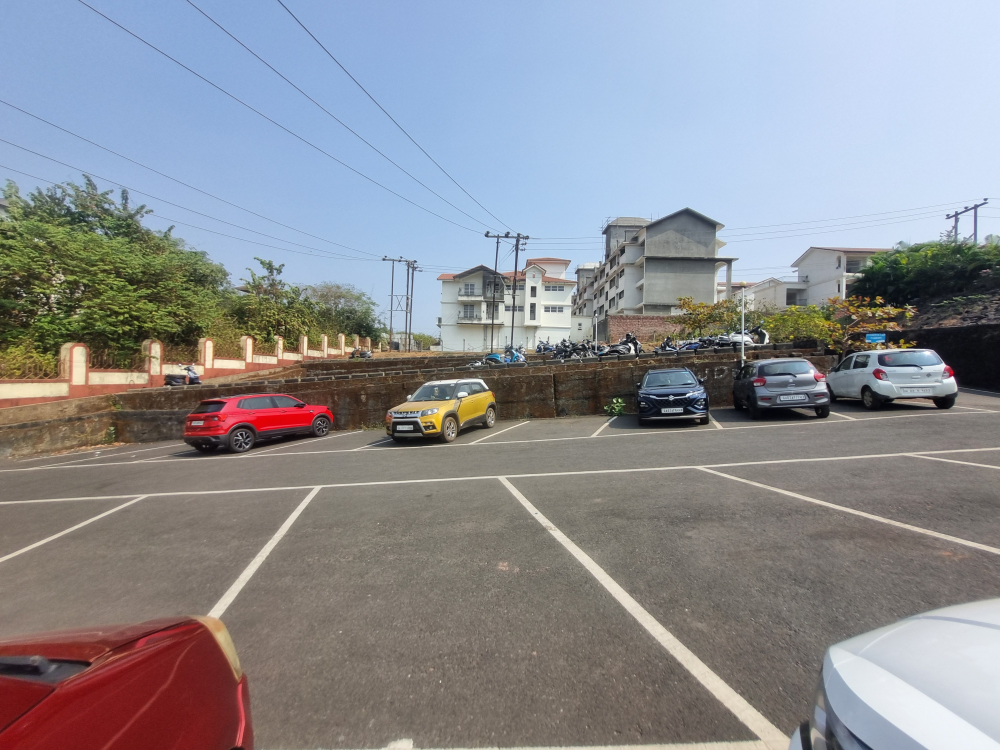
#> input picture Dataset/20260129_134730.jpg, 4000 x 3000 px (shown at 1/4 size); its folder holds only this picture in this run
$ python manual_marking.py --image ../Dataset/20260129_134730.jpg
#> lines starting #> are read from the running program, lines starting #| are printed output that depends on the picture
"""Manual parking-slot marker (4-point professional)

- Left click: add point
- Auto-completes a slot after exactly 4 points (no line connects to the 5th)
- Draws a closed polygon box + semi-transparent fill
- Per-image slots, with next/prev navigation
- Saves JSON for later occupancy detection / training

Controls:
  n = next image
  p = previous image
  s = save
  u = undo last slot (current image)
  c = clear current points (in-progress slot)
  r = remove all slots (current image)
  q = quit (will also save)

Output:
  marked_slots/marked_slots.json
"""

import argparse
import json
import os
from dataclasses import dataclass
from typing import Dict, List, Optional, Tuple

import cv2
import numpy as np


Point = Tuple[int, int]


@dataclass
class Slot:
    slot_id: int
    corners: List[Point]  # 4 points


class ManualMarking4Pro:
    def __init__(self, dataset_dir: str = "Dataset", out_dir: str = "marked_slots", image_path: Optional[str] = None):
        self.dataset_dir = dataset_dir
        self.out_dir = out_dir
        os.makedirs(self.out_dir, exist_ok=True)

        if image_path:
            self.images: List[Optional[str]] = [image_path]
        else:
            found = self._list_images(self.dataset_dir)
            self.images = found if found else [None]

        self.idx = 0
        self.window = "Manual Slot Marker"

        self.img_bgr: Optional[np.ndarray] = None
        self.img_path: Optional[str] = None
        self.img_name: Optional[str] = None
        self.h: int = 0
        self.w: int = 0

        self.scale: float = 1.0
        self.disp_w: int = 0
        self.disp_h: int = 0

        self.current_points: List[Point] = []
        self.slots_by_image: Dict[str, List[Slot]] = {}

        self._load_current_image()

        cv2.namedWindow(self.window, cv2.WINDOW_NORMAL)
        cv2.setMouseCallback(self.window, self._on_mouse)

    # [56 lines left out: functions _list_images, _make_demo_image, _order_4_points, not called in this run]

    def _load_current_image(self) -> None:
        self.img_path = self.images[self.idx]
        if self.img_path is None:
            self.img_name = "DEMO"
            self.img_bgr = self._make_demo_image()
        else:
            self.img_name = os.path.basename(self.img_path)
            self.img_bgr = cv2.imread(self.img_path)
#> self.img_bgr is the input picture: shape (3000, 4000, 3); mean B, G, R 146.6, 141.3, 139.9
            if self.img_bgr is None:
                raise RuntimeError(f"Failed to read image: {self.img_path}")

        self.h, self.w = self.img_bgr.shape[:2]

        # Fit image to a reasonable screen size while keeping aspect ratio.
        max_w, max_h = 1280, 720
        self.scale = min(max_w / self.w, max_h / self.h, 1.0)
        self.disp_w = int(self.w * self.scale)
        self.disp_h = int(self.h * self.scale)

        self.current_points = []
        self.slots_by_image.setdefault(self.img_name, [])

    def _img_to_disp(self, p: Point) -> Point:
        return (int(p[0] * self.scale), int(p[1] * self.scale))

    # [30 lines left out: functions _disp_to_img, _next_slot_id, _on_mouse, not called in this run]

    def _draw(self) -> np.ndarray:
        assert self.img_bgr is not None
        base = self.img_bgr.copy()

        # Draw saved slots for this image
        slots = self.slots_by_image.get(self.img_name or "", [])
        for slot in slots:
            pts = np.array(slot.corners, dtype=np.int32)
            overlay = base.copy()
            cv2.fillPoly(overlay, [pts], (0, 200, 0))
            base = cv2.addWeighted(overlay, 0.25, base, 0.75, 0)
            cv2.polylines(base, [pts], True, (0, 255, 0), 3)

            cx = int(np.mean([p[0] for p in slot.corners]))
            cy = int(np.mean([p[1] for p in slot.corners]))
            cv2.putText(base, str(slot.slot_id), (cx - 12, cy + 10), cv2.FONT_HERSHEY_SIMPLEX, 0.8, (0, 0, 0), 3)
            cv2.putText(base, str(slot.slot_id), (cx - 12, cy + 10), cv2.FONT_HERSHEY_SIMPLEX, 0.8, (255, 255, 255), 1)

        # Draw in-progress points (current slot)
        for i, p in enumerate(self.current_points):
            cv2.circle(base, p, 7, (0, 0, 255), -1)
            cv2.putText(base, str(i + 1), (p[0] + 10, p[1] - 10), cv2.FONT_HERSHEY_SIMPLEX, 0.6, (0, 0, 255), 2)

        # Draw lines for in-progress polygon (only within current 4)
        if len(self.current_points) >= 2:
            for i in range(len(self.current_points) - 1):
                cv2.line(base, self.current_points[i], self.current_points[i + 1], (255, 255, 0), 2)

        # HUD
        slots_count = len(self.slots_by_image.get(self.img_name or "", []))
        hud1 = f"Image {self.idx + 1}/{len(self.images)}: {self.img_name}"
        hud2 = f"Slots on this image: {slots_count} | Current points: {len(self.current_points)}/4"
        hud3 = "Keys: n next | p prev | s save | u undo | c clear points | r remove image slots | q quit"

        y = 28
        for line in (hud1, hud2, hud3):
            (tw, th), _ = cv2.getTextSize(line, cv2.FONT_HERSHEY_SIMPLEX, 0.6, 2)
            cv2.rectangle(base, (8, y - th - 10), (8 + tw + 16, y + 8), (255, 255, 255), -1)
            cv2.putText(base, line, (16, y), cv2.FONT_HERSHEY_SIMPLEX, 0.6, (0, 0, 0), 2)
            y += 26
#> this loop made 3 passes
#> tw on passes 1 to 3: 334, 429, 847
#> after the loop, y = 106

        # Resize for display
        disp = cv2.resize(base, (self.disp_w, self.disp_h), interpolation=cv2.INTER_AREA)
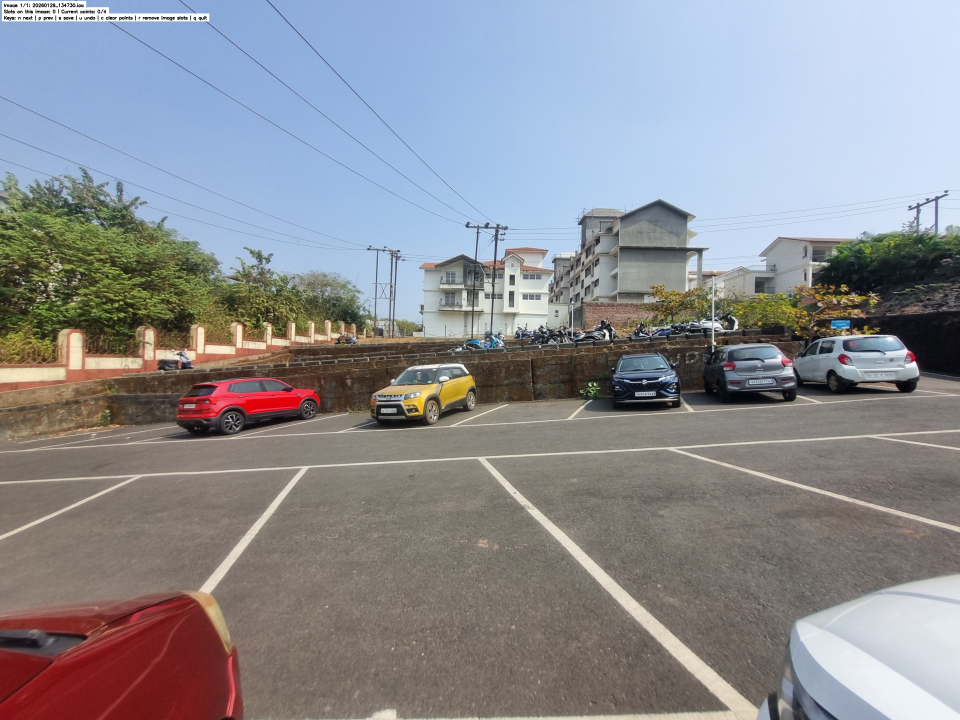
#> disp: shape (720, 960, 3); mean B, G, R 146.6, 141.4, 140.2
        return disp

    def _serialize(self) -> List[dict]:
        out: List[dict] = []
        for image_name, slots in self.slots_by_image.items():
            for s in slots:
                corners = [(int(x), int(y)) for (x, y) in s.corners]
                cx = int(np.mean([p[0] for p in s.corners]))
                cy = int(np.mean([p[1] for p in s.corners]))
                out.append(
                    {
                        "slot_id": int(s.slot_id),
                        "image_name": image_name,
                        "corners": corners,
                        "center": (cx, cy),
                    }
                )
        # Keep stable order
        out.sort(key=lambda d: (d["image_name"], d["slot_id"]))
        return out

    def save(self) -> str:
        path = os.path.join(self.out_dir, "marked_slots.json")
        with open(path, "w", encoding="utf-8") as f:
            json.dump(self._serialize(), f, indent=2)
        print(f"Saved: {path}")
        return path

    def run(self) -> None:
        print("ManualMarking4Pro running")
        print("Left click 4 points per slot. Slot auto-completes after 4 points.")

        while True:
            frame = self._draw()
            cv2.imshow(self.window, frame)

            key = cv2.waitKey(10) & 0xFF
#> (key q is pressed here)
            if key == ord('q'):
                self.save()
                break
            if key == ord('s'):
                self.save()
            if key == ord('n'):
                if self.idx < len(self.images) - 1:
                    self.idx += 1
                    self._load_current_image()
            if key == ord('p'):
                if self.idx > 0:
                    self.idx -= 1
                    self._load_current_image()
            if key == ord('c'):
                self.current_points = []
            if key == ord('u'):
                slots = self.slots_by_image.get(self.img_name or "", [])
                if slots:
                    slots.pop()
            if key == ord('r'):
                self.slots_by_image[self.img_name or ""] = []
                self.current_points = []

        cv2.destroyAllWindows()


def main() -> None:
    parser = argparse.ArgumentParser(add_help=True)
    parser.add_argument("--image", type=str, default=None, help="Single image path to mark (optional)")
    parser.add_argument("--dataset", type=str, default="Dataset", help="Dataset folder with images")
    args = parser.parse_args()

    tool = ManualMarking4Pro(dataset_dir=args.dataset, image_path=args.image)
    tool.run()


if __name__ == "__main__":
    main()

$ run again, on Dataset/20260129_135320.jpg
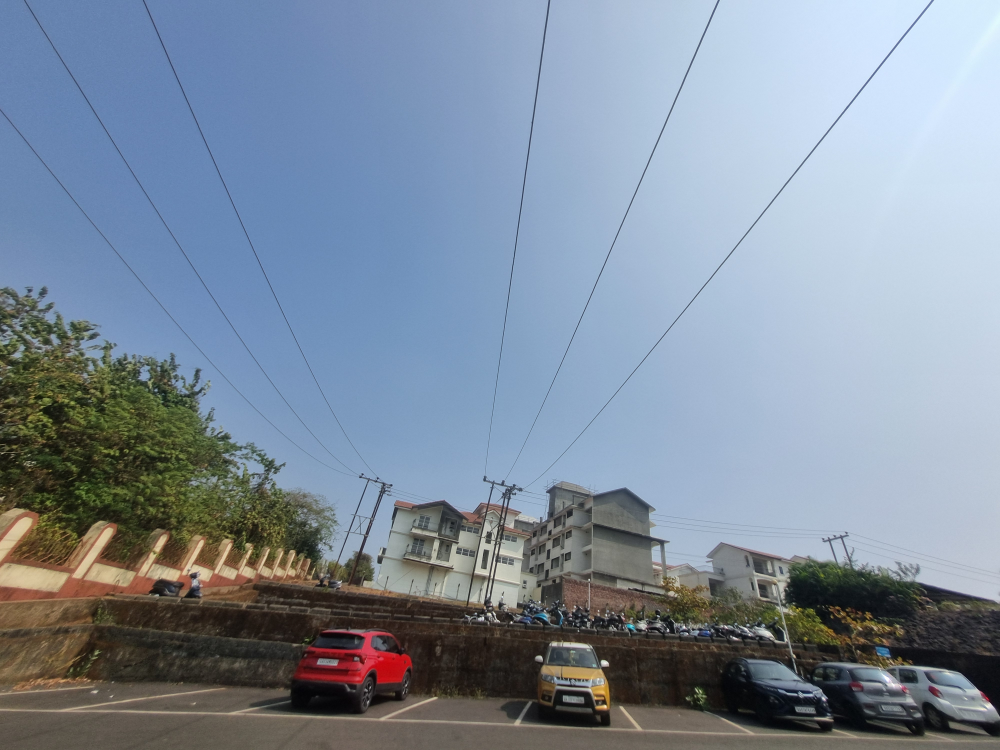
#> input picture Dataset/20260129_135320.jpg, 4000 x 3000 px (shown at 1/4 size)
#> in _load_current_image, self.img_bgr is the input picture: shape (3000, 4000, 3); mean B, G, R 156, 140.4, 127.2
#> the loop in _draw, `for line in (hud1, hud2, hud3):` made 3 passes
#> tw on passes 1 to 3: 334, 429, 847
#> after the loop in _draw, `for line in (hud1, hud2, hud3):`: y = 106
#> in _draw, `disp = cv2.resize(base, (self.disp_w, self.disp_h), interpolation=cv2...`:
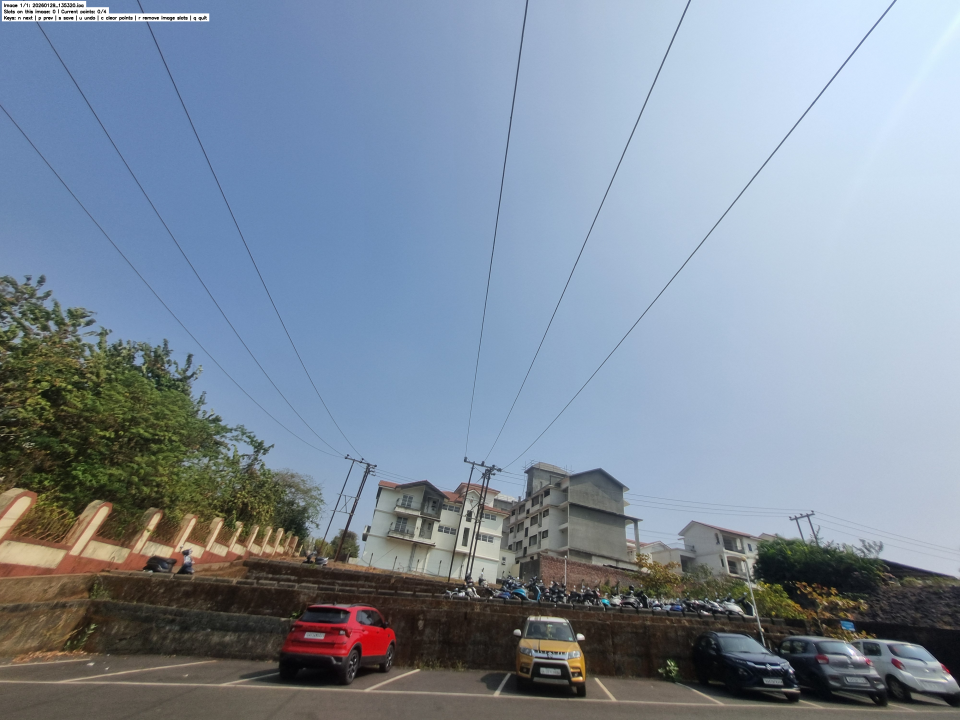
#> disp: shape (720, 960, 3); mean B, G, R 156.2, 140.8, 127.6

$ run again, on Dataset/20260209_131405.jpg
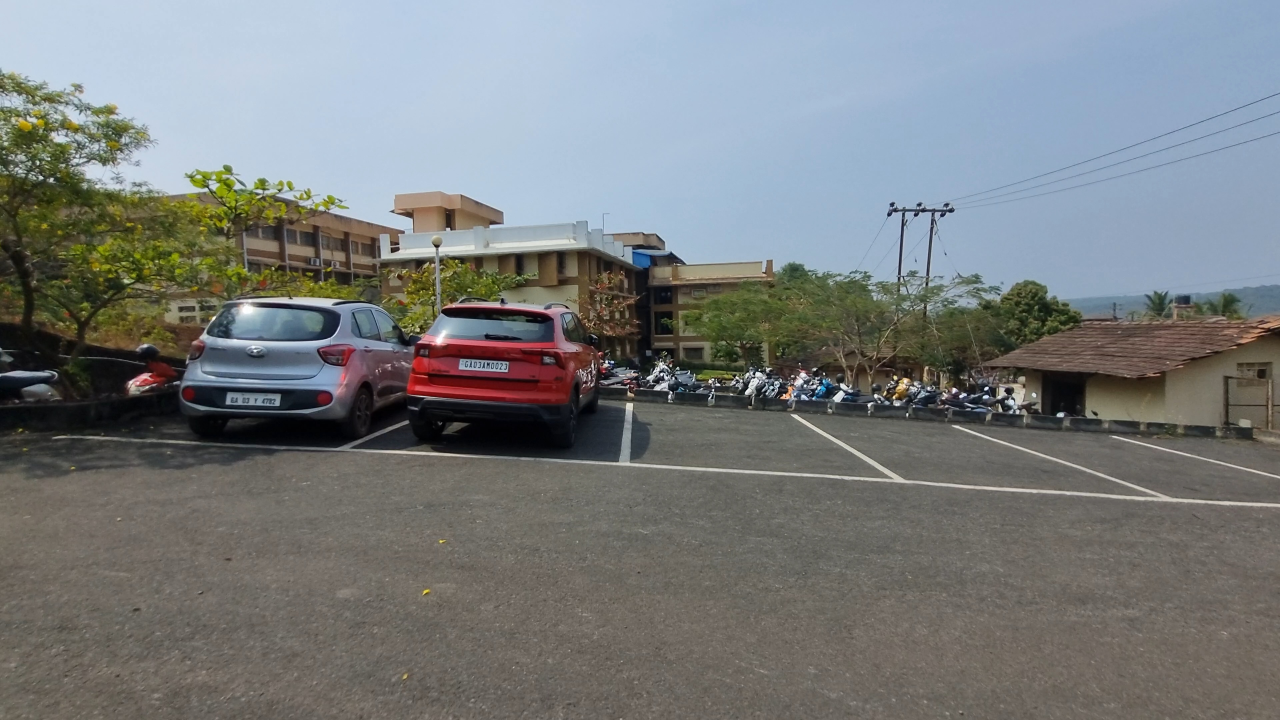
#> input picture Dataset/20260209_131405.jpg, 3840 x 2160 px (shown at 1/3 size)
#> in _load_current_image, self.img_bgr is the input picture: shape (2160, 3840, 3); mean B, G, R 125.1, 124.2, 120.4
#> the loop in _draw, `for line in (hud1, hud2, hud3):` made 3 passes
#> tw on passes 1 to 3: 334, 429, 847
#> after the loop in _draw, `for line in (hud1, hud2, hud3):`: y = 106
#> in _draw, `disp = cv2.resize(base, (self.disp_w, self.disp_h), interpolation=cv2...`:
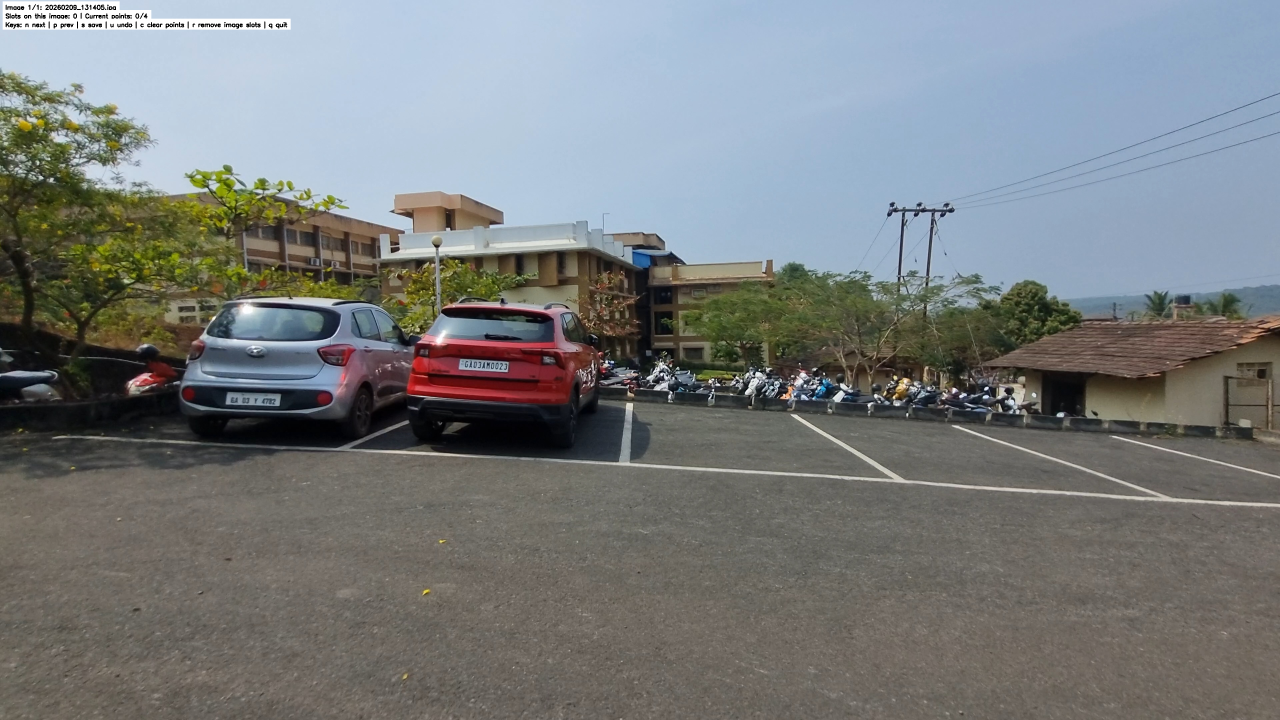
#> disp: shape (720, 1280, 3); mean B, G, R 124.9, 124.1, 120.5

$ run again, on Dataset/20260209_131628.jpg
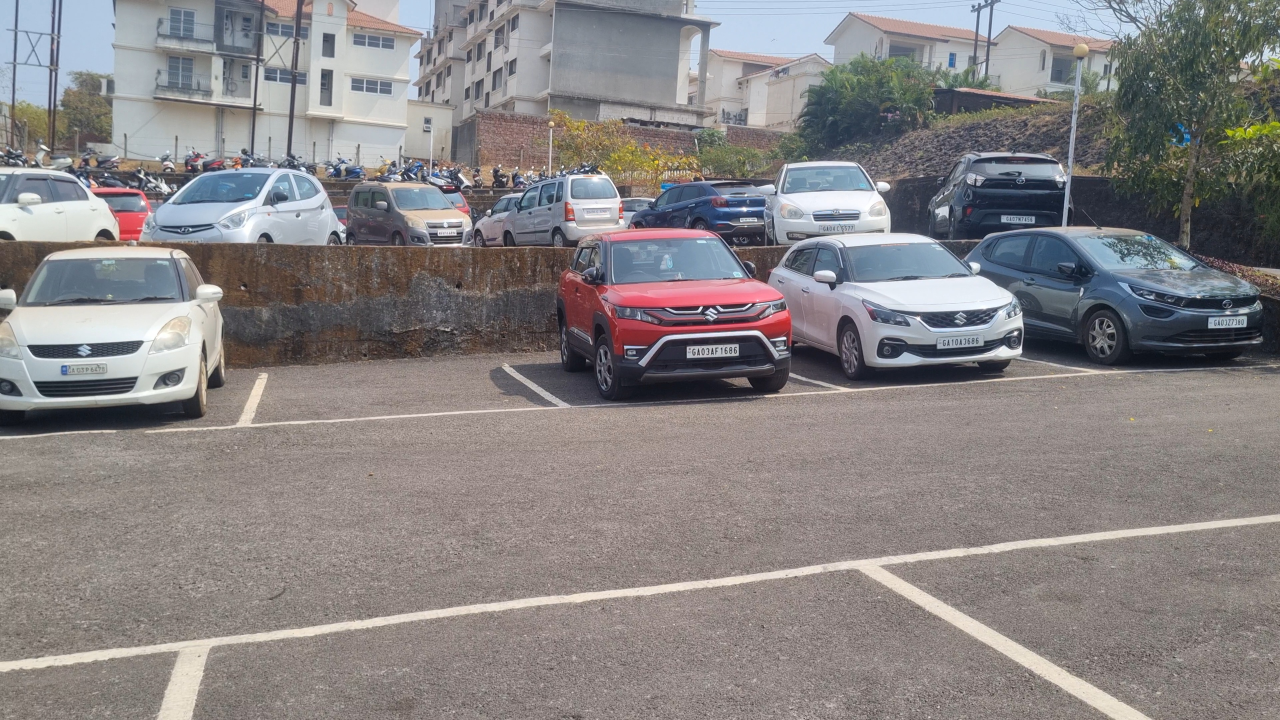
#> input picture Dataset/20260209_131628.jpg, 3840 x 2160 px (shown at 1/3 size)
#> in _load_current_image, self.img_bgr is the input picture: shape (2160, 3840, 3); mean B, G, R 131.9, 131.2, 135.5
#> the loop in _draw, `for line in (hud1, hud2, hud3):` made 3 passes
#> tw on passes 1 to 3: 334, 429, 847
#> after the loop in _draw, `for line in (hud1, hud2, hud3):`: y = 106
#> in _draw, `disp = cv2.resize(base, (self.disp_w, self.disp_h), interpolation=cv2...`:
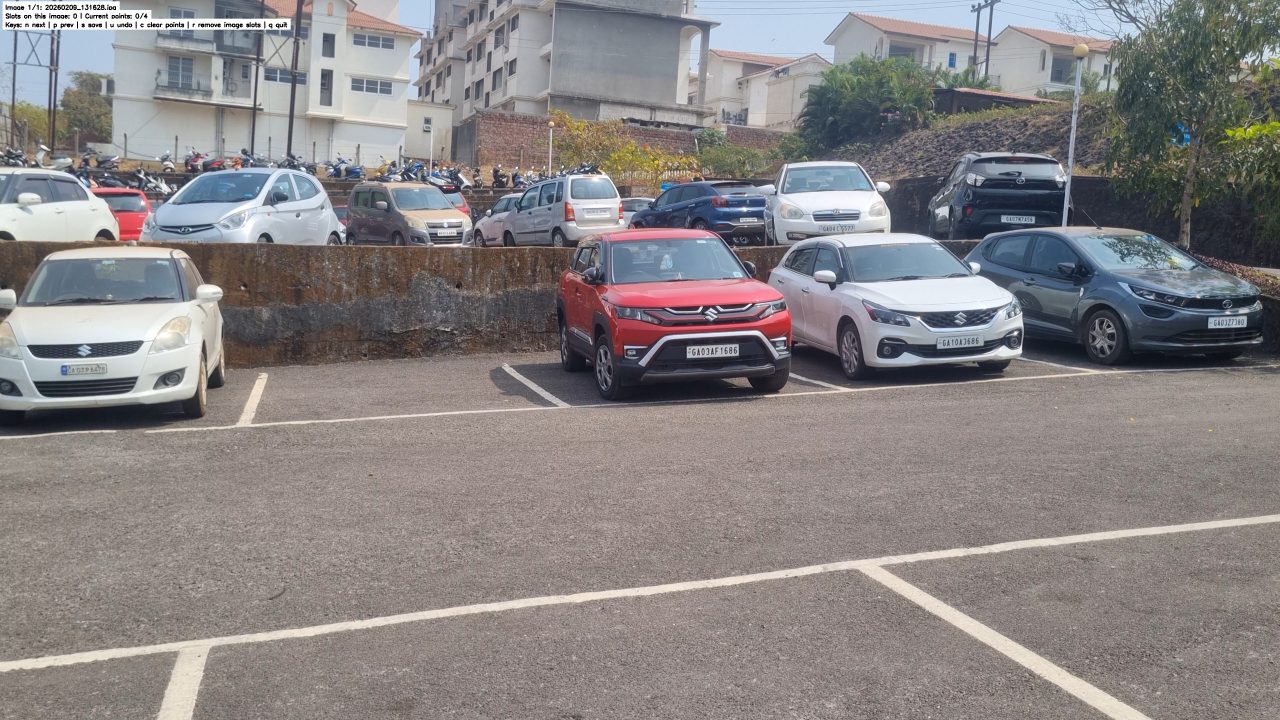
#> disp: shape (720, 1280, 3); mean B, G, R 132, 131.5, 135.8
